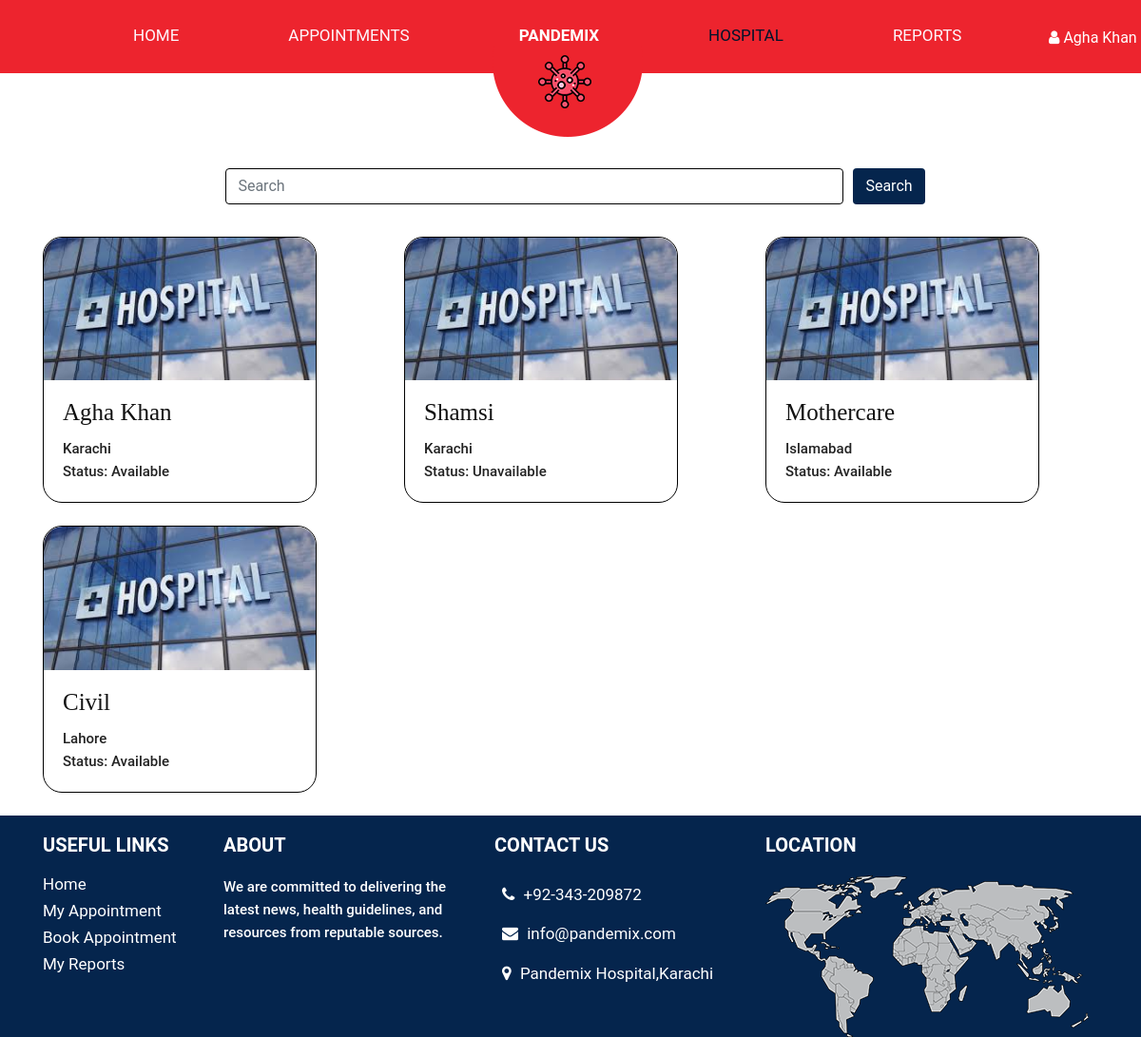
The page /patient/hospitals.php (signed in) on the database as committed earlier.
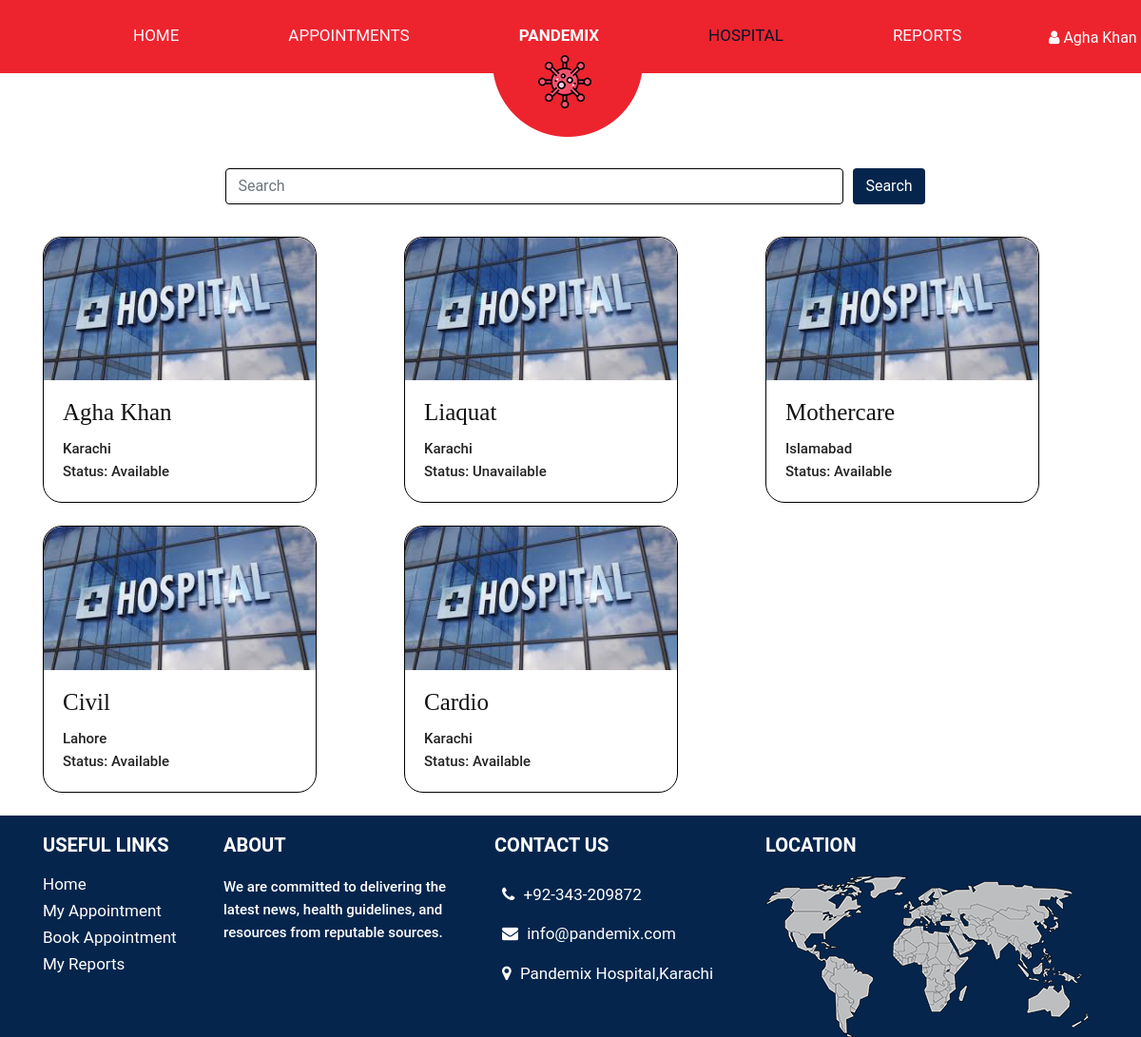
The same page on the database as committed later.
### tables this page shows
CREATE TABLE `hospital` (
  `hospital_id` int(11) NOT NULL,
  `hospital_name` varchar(255) DEFAULT NULL,
  `location` varchar(255) DEFAULT NULL,
  `password` varchar(255) DEFAULT NULL,
  `approval_status` enum('Pending','Approved','Rejected') DEFAULT 'Pending'
);

### patient/hospitals.php (the view, shortened to what the changed rows need)
<?php
include("../connection.php");
?>
<!DOCTYPE html>
<html lang="en">
<head>
    <link rel="stylesheet" href="../assets/css/bootstrap.min.css">
    <link rel="stylesheet" href="../assets/css/patient.css">
    <link rel="stylesheet" href="../assets/css/responsive.css">
    <link rel="stylesheet" href="https://netdna.bootstrapcdn.com/font-awesome/4.0.3/css/font-awesome.css">
    <link rel="stylesheet" href="https://cdnjs.cloudflare.com/ajax/libs/fancybox/2.1.5/jquery.fancybox.min.css"
        media="screen">
    <link rel="stylesheet" href="https://rawgit.com/LeshikJanz/libraries/master/Bootstrap/baguetteBox.min.css">
</head>
<body class="main-layout">
    <div class="container mt-4">
        <div class="row">
            <?php
            $search = isset($_GET['search']) ? $_GET['search'] : '';
            $sql = "SELECT * FROM hospital WHERE hospital_name LIKE '%$search%'";
            $result = $con->query($sql);
            if ($result->num_rows > 0) {
                while ($row = $result->fetch_assoc()) {
                    echo '
        <div class="col-lg-4 col-md-6 mb-4">
            <div class="card" style="width: 18rem;">
                <a href="bookappointment.php">
                    <img src="../assets/images/hospital.jpg" class="card-img-top" alt="...">
                    <div class="card-body">
                        <h5 class="card-title">' . $row['hospital_name'] . '</h5>
                        <p class="card-text">' . $row['location'] . '</p>
                        <p class="card-text">Status: ' . ($row['approval_status'] == 'Approved' ? 'Available' : 'Unavailable') . '</p>
                    </div>
                </a>
            </div>
        </div>';
                }
            } else {
                echo '<div class="col-12"><p>No hospitals found.</p></div>';
            }
            ?>
        </div>
    </div>
</body>
</html>

Rows that differ between the two databases and show on the page:
changed hospital: hospital_name "Shamsi" → "Liaquat"
added hospital: hospital_name "Cardio", location "Karachi", approval_status "Available"
